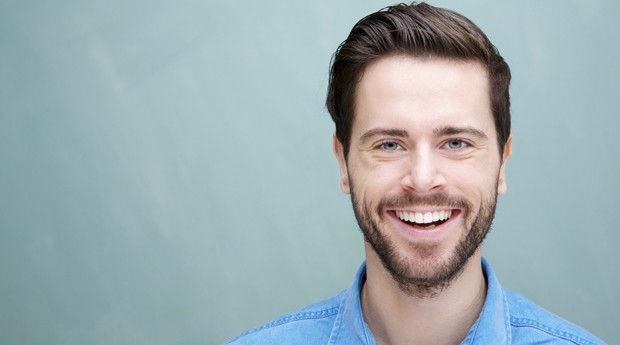
#> input picture sachin.jpg, 620 x 345 px
$ python classifyer.py   (Python 2 division)
#> lines starting #> are read from the running program, lines starting #| are printed output that depends on the picture; after the words box and inside, x2 and y2 are one past the last pixel; in counts of white or black regions, pixels touching at a corner belong together
import numpy as np
import cv2 as cv
from collections import OrderedDict

face_cascade = cv.CascadeClassifier('haarcascade_frontalface_default.xml')
eye_cascade = cv.CascadeClassifier('haarcascade_eye.xml')
smile_cascade = cv.CascadeClassifier('haarcascade_smile.xml')

colors = [(19, 199, 109), (79, 76, 240), (230, 159, 23),
                  (168, 100, 168), (158, 163, 32),
                  (163, 38, 32), (180, 42, 220)]

FACIAL_LANDMARKS_INDEXES = OrderedDict([
    ("Mouth", (48, 68)),
    ("Right_Eyebrow", (17, 22)),
    ("Left_Eyebrow", (22, 27)),
    ("Right_Eye", (36, 42)),
    ("Left_Eye", (42, 48)),
    ("Nose", (27, 35)),
    ("Jaw", (0, 17))
])

img = cv.imread('sachin.jpg')
#> img is the input picture: shape (345, 620, 3); mean B, G, R 176.2, 172.9, 156.1
gray = cv.cvtColor(img, cv.COLOR_BGR2GRAY)
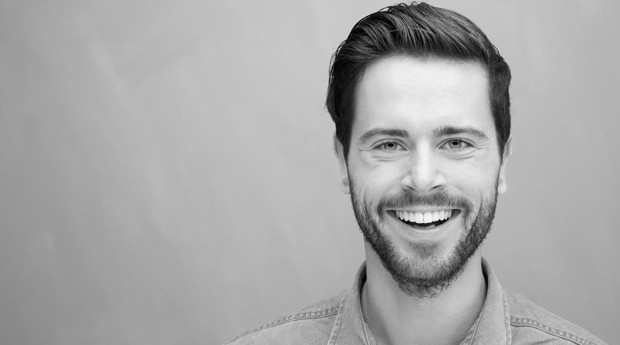
#> gray: shape (345, 620); min 0, max 250, mean 168.3
facial_features_cordinates = {}
faces = face_cascade.detectMultiScale(gray, 1.2, 5)
#> faces = [[324, 67, 198, 198]]
for (x,y,w,h) in faces:
    cv.rectangle(img,(x,y),(x+w,y+h),(255,0,0),2)
    roi_gray = gray[y:y+h, x:x+w]
    roi_color = img[y:y+h, x:x+w]

    overlay = img.copy()
    output = img.copy()

    eyes = eye_cascade.detectMultiScale(roi_gray)
    print overlay

    for (ex,ey,ew,eh) in eyes:
       cv.rectangle(roi_color,(ex,ey),(ex+ew,ey+eh),(0,255,0),2)

    smile = smile_cascade.detectMultiScale(roi_gray)
    for (sx,sy,sw,sh) in smile:
     	cv.rectangle(roi_gray,(sx,sy),(sx+sw,sy+sh),(1,0,0),1)
#> this loop made 1 pass
#> (x, y, w, h, eyes) on pass 1: (324, 67, 198, 198, [[108, 57, 40, 40], [37, 51, 55, 55]])
#> (printed output is left out)
#> pass 1, `roi_gray = gray[y:y+h, x:x+w]`:
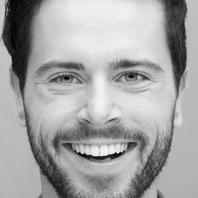
#> roi_gray: shape (198, 198); min 1, max 250, mean 165
#> pass 1, `roi_color = img[y:y+h, x:x+w]`:
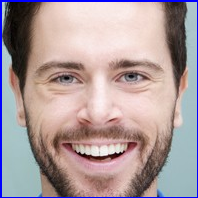
#> roi_color: shape (198, 198, 3); mean B, G, R 157.3, 155.5, 172.5
#> after the loop:
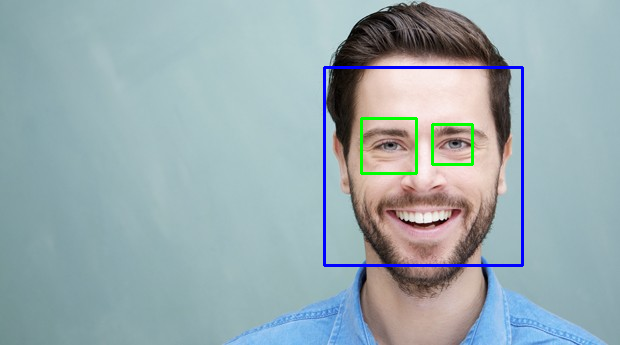
#> img: shape (345, 620, 3); 1.64% of pixels changed, all inside (x1, y1, x2, y2) = (323, 66, 524, 267)
#> after the loop:
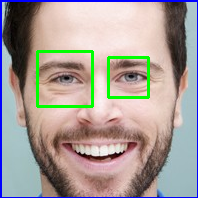
#> roi_color: shape (198, 198, 3); 2.89% of pixels changed, all inside (x1, y1, x2, y2) = (36, 50, 150, 108)
#> after the loop:
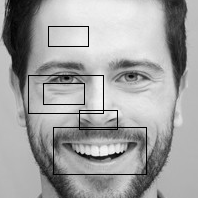
#> roi_gray: shape (198, 198); 2.19% of pixels changed, all inside (x1, y1, x2, y2) = (28, 26, 147, 175)

cv.imshow('img', img)
cv.waitKey(0)
cv.destroyAllWindows()
